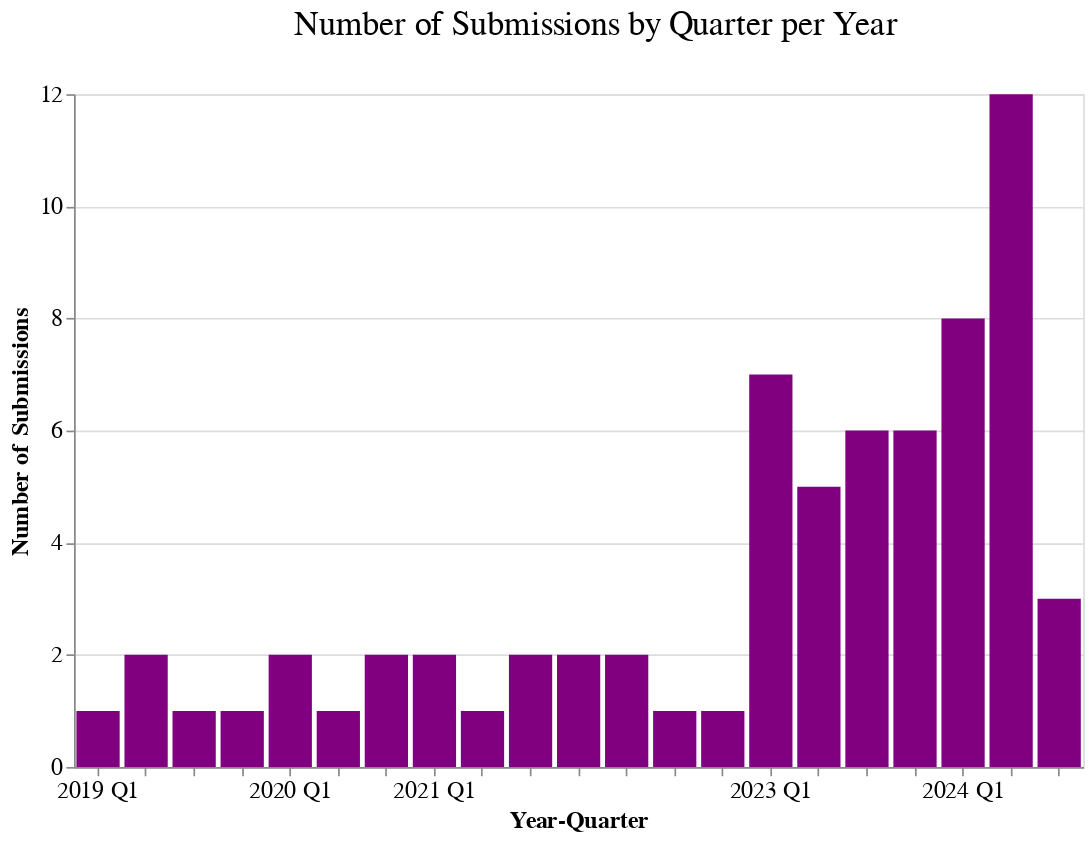

The notebook cell this image was saved under:
### Code cell
axis_labels = """datum.label == '2019Q1' ? '2019 Q1' : 
                datum.label == '2020Q1' ? '2020 Q1' : 
                datum.label == '2021Q1' ? '2021 Q1' : 
                datum.label == '2022Q1' ? '2022 Q1' :
                datum.label == '2023Q1' ? '2023 Q1' :
                datum.label == '2024Q1' ? '2024 Q1' :
                '' """
chart = (
    alt.Chart(quarterly_counts)
    .mark_bar(color="purple")
    .encode(
        x=alt.X(
            "year_quarter:O",
            title="Year-Quarter",
            axis=alt.Axis(
                labelAngle=0,
                labelExpr=axis_labels,
            ),
        ),
        y=alt.Y(
            "count:Q",
            title="Number of Submissions",
            axis=alt.Axis(tickCount=5),
        ),
        tooltip=[
            alt.Tooltip("year_quarter:O", title="Quarter"),
            alt.Tooltip("count:Q", title="Number of Issues"),
        ],
    )
    .properties(
        title="Number of Submissions by Quarter per Year",
        width="container",
        height=400,
    )
)

chart.show()

### Figure 1 — Vega-Lite specification as saved in the notebook (floating-point values rounded to 4 significant figures)
{"config": {"title": {"fontSize": 20, "font": "Poppins", "anchor": "middle", "color": "black", "fontWeight": 400, "dy": -20, "dx": 10}, "axis": {"labelFontSize": 14, "titleFontSize": 14, "titleFont": "Poppins", "labelFont": "Poppins"}, "axisX": {"labelAngle": 0}, "legend": {"labelFontSize": 12, "titleFontSize": 14, "titleFont": "Poppins", "labelFont": "Poppins"}, "bar": {"color": "purple", "fill": "purple"}, "line": {"color": "purple"}, "view": {"height": 300, "width": 600, "padding": {"top": 190, "left": 10, "right": 10, "bottom": 90}}}, "data": {"name": "data-79bcb96424eed99472e8814e7c48c098"}, "mark": {"type": "bar", "color": "purple"}, "encoding": {"tooltip": [{"field": "year_quarter", "title": "Quarter", "type": "ordinal"}, {"field": "count", "title": "Number of Issues", "type": "quantitative"}], "x": {"axis": {"labelAngle": 0, "labelExpr": "datum.label == '2019Q1' ? '2019 Q1' : \n                datum.label == '2020Q1' ? '2020 Q1' : \n                datum.label == '2021Q1' ? '2021 Q1' : \n                datum.label == '2022Q1' ? '2022 Q1' :\n                datum.label == '2023Q1' ? '2023 Q1' :\n                datum.label == '2024Q1' ? '2024 Q1' :\n                '' "}, "field": "year_quarter", "title": "Year-Quarter", "type": "ordinal"}, "y": {"axis": {"tickCount": 5}, "field": "count", "title": "Number of Submissions", "type": "quantitative"}}, "height": 400, "title": "Number of Submissions by Quarter per Year", "width": 600, "$schema": "https://vega.github.io/schema/vega-lite/v5.17.0.json", "datasets": {"data-79bcb96424eed99472e8814e7c48c098": [{"year_quarter": "2019Q1", "count": 1}, {"year_quarter": "2019Q2", "count": 2}, {"year_quarter": "2019Q3", "count": 1}, {"year_quarter": "2019Q4", "count": 1}, {"year_quarter": "2020Q1", "count": 2}, {"year_quarter": "2020Q2", "count": 1}, {"year_quarter": "2020Q3", "count": 2}, {"year_quarter": "2021Q1", "count": 2}, {"year_quarter": "2021Q2", "count": 1}, {"year_quarter": "2021Q3", "count": 2}, {"year_quarter": "2021Q4", "count": 2}, {"year_quarter": "2022Q2", "count": 2}, {"year_quarter": "2022Q3", "count": 1}, {"year_quarter": "2022Q4", "count": 1}, {"year_quarter": "2023Q1", "count": 7}, {"year_quarter": "2023Q2", "count": 5}, {"year_quarter": "2023Q3", "count": 6}, {"year_quarter": "2023Q4", "count": 6}, {"year_quarter": "2024Q1", "count": 8}, {"year_quarter": "2024Q2", "count": 12}, {"year_quarter": "2024Q3", "count": 3}]}}
